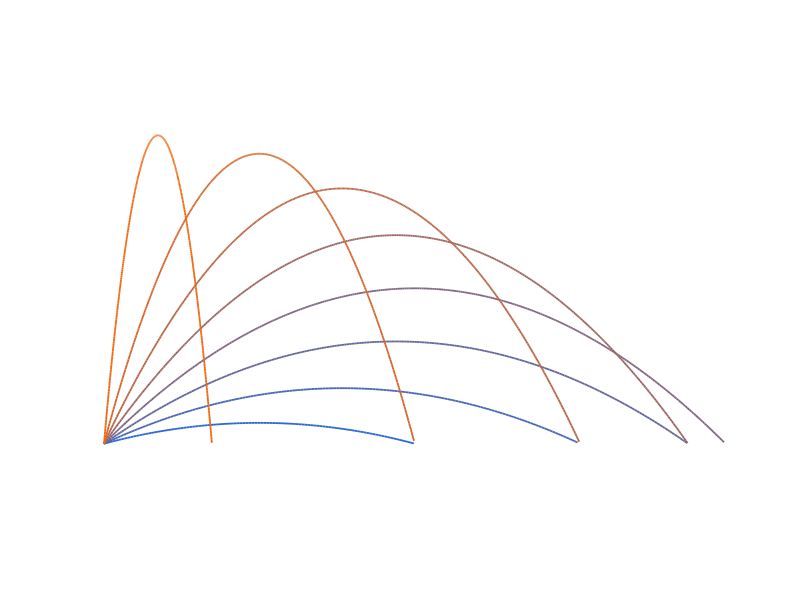

MATLAB code to generate this figure:
% --- 1. The Physics Engine: r(t) = r0 + v0*t + (1/2)*a*t^2 ---
% Valid only for CONSTANT acceleration. r0, v0, a are 2x1 columns; t is a 1xN row.
position = @(t, r0, v0, a) r0 + v0 .* t + 0.5 * a .* t.^2;    % 2xN result

% --- 2. Initial Conditions ---
r0 = [0; 0];
speed = 20;
a = [0; -9.81];
t = linspace(0, 4.5, 450);

% --- 3. Generative Visual Mapping ---
figure('Color', 'k'); hold on;
for angle = 15:10:85
    v0 = speed * [cosd(angle); sind(angle)];
    r = position(t, r0, v0, a);
    r = r(:, r(2, :) >= 0);                        % stop at the ground
    plot(r(1, :), r(2, :), 'Color', [angle/90, 0.4, 1 - angle/90], 'LineWidth', 1.3);
end
axis equal off;
title('Parabolas from r(t) = r_0 + v_0 t + a t^2 / 2', 'Color', 'w');
